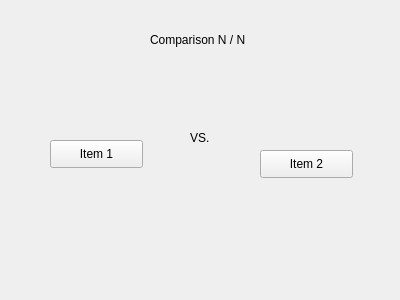
<?xml version="1.0" encoding="UTF-8"?>
<ui version="4.0">
 <class>Form</class>
 <widget class="QWidget" name="Form">
  <property name="geometry">
   <rect>
    <x>0</x>
    <y>0</y>
    <width>400</width>
    <height>300</height>
   </rect>
  </property>
  <property name="windowTitle">
   <string>Form</string>
  </property>
  <widget class="QLabel" name="versusLabel">
   <property name="geometry">
    <rect>
     <x>190</x>
     <y>130</y>
     <width>55</width>
     <height>16</height>
    </rect>
   </property>
   <property name="text">
    <string>VS.</string>
   </property>
  </widget>
  <widget class="QLabel" name="comparisonCountLabel">
   <property name="geometry">
    <rect>
     <x>150</x>
     <y>30</y>
     <width>171</width>
     <height>20</height>
    </rect>
   </property>
   <property name="text">
    <string>Comparison N / N</string>
   </property>
  </widget>
  <widget class="QPushButton" name="itemOneButton">
   <property name="geometry">
    <rect>
     <x>50</x>
     <y>140</y>
     <width>93</width>
     <height>28</height>
    </rect>
   </property>
   <property name="text">
    <string>Item 1</string>
   </property>
  </widget>
  <widget class="QPushButton" name="itemTwoButton">
   <property name="geometry">
    <rect>
     <x>260</x>
     <y>150</y>
     <width>93</width>
     <height>28</height>
    </rect>
   </property>
   <property name="text">
    <string>Item 2</string>
   </property>
  </widget>
 </widget>
 <resources/>
 <connections/>
</ui>
